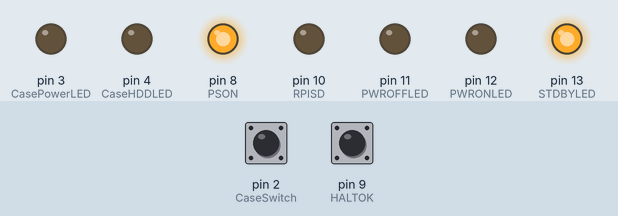
A sketch run on a simulated Arduino Uno, built with avr-gcc and run on an emulated ATmega328P. Shown: output pins drawn as LEDs (lit = HIGH). The test bench sets the inputs (shaded band); at power-on: pin 2 (CaseSwitch) HIGH, pin 9 (HALTOK) LOW. EEPROM starts erased.

Above: at 1.2 s.
1.3 s: pin 2 (CaseSwitch) pulled LOW for 1 s
At 2.9 s:
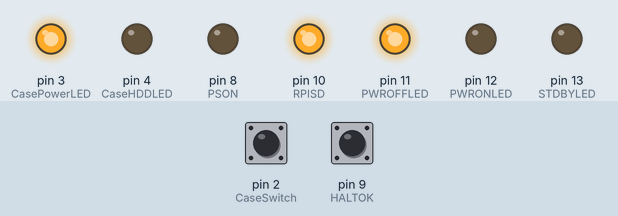
5.3 s: pin 2 (CaseSwitch) pulled LOW for 3.2 s
At 7.7 s:
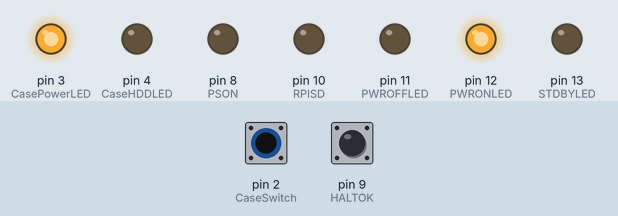
Timing chart, 0 to 15.0 s (numbered marks = the images above; inputs shaded):
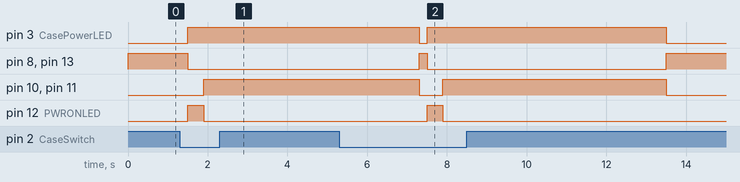

Measured:
- after the input at 1.3 s, pin 3 (CasePowerLED): LOW → HIGH after 0.20 s; pin 8 (PSON), pin 13 (STDBYLED): HIGH → LOW after 0.20 s; pin 10 (RPISD), pin 11 (PWROFFLED): LOW → HIGH after 0.60 s; pin 12 (PWRONLED): LOW → HIGH after 0.20 s, → LOW 0.40 s later
- after the input at 5.3 s, pin 12 (PWRONLED): LOW → HIGH after 2.2 s, → LOW 0.40 s later

The sketch:

ATX_Pi.ino
```cpp
// (licence header left out)
#include <EEPROM.h>

// Pin assignments
const int CaseSwitch = 2;   //PC case power switch
const int CasePowerLED = 3; //PC case Power LED
const int CaseHDDLED = 4;   //PC case HDD LED
const int STDBYLED = 13;    //On-board standby indicator
const int PWRONLED = 12;    //On-board PWRON indicator
const int PWROFFLED = 11;   //On-board PWROFF indicator
const int PSON = 8;         //output to ATX power supply pin 16
const int RPISD = 10;       //output to RPi to signal shutdown
const int HALTOK = 9;       //input from RPi on good shutdown


// Variables
int STATUS = 0;             //track STDBY/PWRON/PWROFF modes
int buttonState = 1;        //state of the Case switch
int button_delay = 0;       //how many seconds the button has been held down
int psStatus = 0;           //is the PSU on?
int autoPWR = 0;            //resume from power loss, stored in on-board EEPROM
int romVal = 1;             //write this to EEPROM when PSU is turned on
int autoOn = 0;             //has the PSU been turned on automatically after power was restored?
int romClr = 0;             //write this to EEPROM when shutdown has been signalled by button press

void setup () {
  //Serial.begin(9600);
  pinMode(CaseSwitch, INPUT);                //setup pin modes
  pinMode(CasePowerLED, OUTPUT);
  pinMode(CaseHDDLED, OUTPUT);
  pinMode(STDBYLED, OUTPUT);
  pinMode(PWRONLED, OUTPUT);
  pinMode(PWROFFLED, OUTPUT);
  pinMode(PSON, OUTPUT);
  pinMode(RPISD, OUTPUT);
  pinMode(HALTOK, INPUT);
  digitalWrite(PSON, HIGH);                  //set initial pin values
  digitalWrite(CasePowerLED, LOW);
  digitalWrite(CaseHDDLED, LOW);
  digitalWrite(STDBYLED, HIGH);
  digitalWrite(PWRONLED, LOW);
  digitalWrite(PWROFFLED, LOW);
  digitalWrite(RPISD, LOW);
  autoPWR = EEPROM.read(0);                  //read EEPROM address zero when Program starts.
  //Serial.println("Setup complete,starting loop");
}

void loop () {
  //Serial.println("Running Loop");
  //Serial.println(psStatus);

  buttonState = digitalRead(CaseSwitch);    //read the switch at the start of the loop

  if(autoPWR == 1 && autoOn == 0) {
         digitalWrite(STDBYLED, LOW);      //If the PSU hasn't turned on yet nothing happens. If power was lost after the PSU was turned on, the board will default to turning on the PSU
         digitalWrite(PWRONLED, HIGH);
         digitalWrite(CasePowerLED, HIGH);
         digitalWrite(PSON, LOW);
         psStatus = 1;
         button_delay = 0;
         autoOn = 1;
      }
  else

  while (buttonState == LOW) {
    //Serial.println("Button pressed!");
    button_delay++;
    //Serial.println(button_delay);
    delay(100);
    buttonState = digitalRead(CaseSwitch);

    if(button_delay >= 4) {
        //Serial.println("Sending shut-down signal to Pi, STATUS = 1");
        digitalWrite(PWRONLED, LOW);
        digitalWrite(PWROFFLED, HIGH);
        digitalWrite(RPISD, HIGH);
        STATUS = 1;
      }
    else

        if(button_delay == 2  && psStatus == 0) {
         //Serial.println("Turning PSU on");
         digitalWrite(STDBYLED, LOW);
         digitalWrite(PWRONLED, HIGH);
         digitalWrite(CasePowerLED, HIGH);
         digitalWrite(PSON, LOW);
         psStatus = 1;
         EEPROM.write(0, romVal);
         button_delay = 0;
         break;
        }
  }

  switch (STATUS) {                          //PSU-OFF, waiting for the RPi to signal that it has halted

    case 1:
      if (digitalRead(HALTOK) == LOW) {
        //Serial.println("Halt-OK, PSU off, STATUS = 0");
        delay(5000);                        //wait five seconds for the RPi to finish shutdown
        digitalWrite(PWROFFLED, LOW);
        digitalWrite(CasePowerLED, LOW);
        digitalWrite(PSON, HIGH);
        digitalWrite(STDBYLED, HIGH);
        digitalWrite(RPISD, LOW);
        psStatus = 0;
        button_delay = 0;
        STATUS = 0;
        EEPROM.write(0, romClr);
      }
      else {
        if (digitalRead(HALTOK) == HIGH) {   //blink the case "HDD activity" LED while waiting on the RPi HALT-OK signal
          //Serial.println("Waiting on Halt-OK, STATUS = 1");
          digitalWrite(CaseHDDLED, HIGH);
          delay(10);
          digitalWrite(CaseHDDLED, LOW);
          STATUS = 1;
        }
      }
        break;
  } //switch end

}
```
